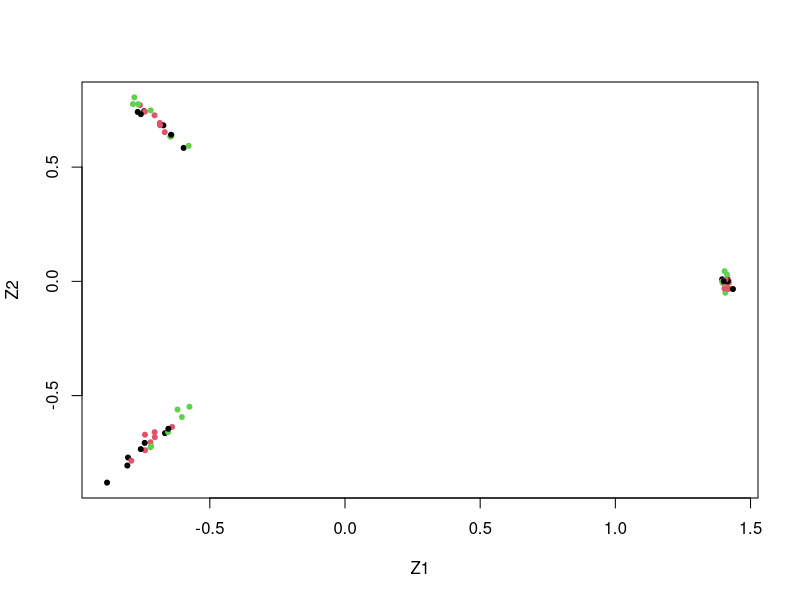

The R source for this figure:
rm(list=ls())
set.seed(2)
#Problem A
       #Generate a simulated data set with 20 observations in each of
       #three classes (i.e. 60 observations total), and 50 variables.
x<-matrix(rnorm(20*3*50,mean=0,sd=0.1),ncol=50)
x[1:20,2]<-1
x[21:40,1]<-2
x[21:40,2]<-2
x[41:60,1]<-1
true.labels<-c(rep(1,20),rep(2,20),rep(3,20))
#Problem B
       #Perform PCA on the 60 observations and plot the first two principal 
       #component score vectors. Use a different color to indicate
       #the observations in each of the three classes. If the three classes
       #appear separated in this plot, then continue on to part (c). If
       #not, then return to part (a) and modify the simulation so that
       #there is greater separation between the three classes. Do not
       #continue to part (c) until the three classes show at least some
       #separation in the first two principal component score vectors.
pca<-prcomp(x)
plot(pca$x[,1:2],col=1:3,xlab="Z1",ylab="Z2",pch=20)
#Problem C
       #Perform K-means clustering of the observations with K = 3.
       #How well do the clusters that you obtained in K-means 
       #clustering compare to the true class labels?
km.clustering <- kmeans(x, 3, nstart = 20)
table(true.labels, km.clustering$cluster)
#Problem D
       #Perform K-means clustering with K = 2. Describe your results.
km.clustering.2 <- kmeans(x, 2, nstart = 20)
table(true.labels, km.clustering.2$cluster)
#Problem E
       #Now perform K-means clustering with K = 4, and describe your results.
km.clustering.4<- kmeans(x, 4, nstart = 20)
table(true.labels, km.clustering.4$cluster)
#Problem F
       #Now perform K-means clustering with K = 3 on the first two
       #principal component score vectors, rather than on the raw data.
       #That is, perform K-means clustering on the 60 × 2 matrix of
       #which the first column is the first principal component score
       #vector, and the second column is the second principal component
       #score vector. Comment on the results.
km.pca<-kmeans(pca$x[,1:2],3,nstart=20)
table(true.labels,km.pca$cluster)
#Problem G
       #Using the scale() function, perform K-means clustering with
       #K = 3 on the data after scaling each variable to have standard
       #deviation one. How do these results compare to those obtained
       #in (b)? Explain.
kmscale<-kmeans(scale(x),3,nstart=20)
table(true.labels,kmscale$cluster)